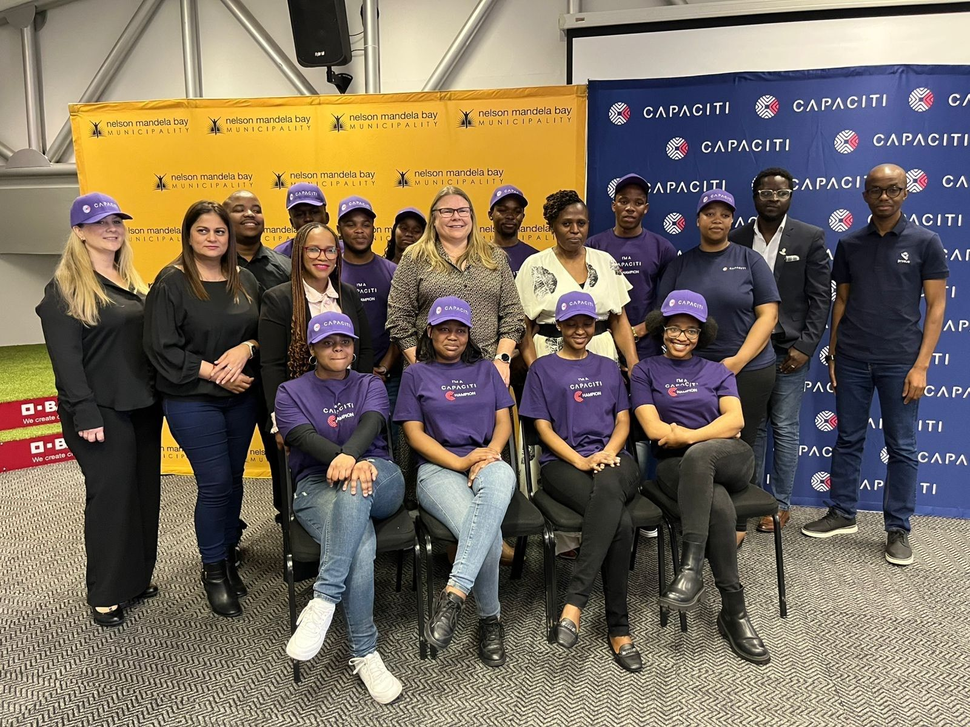
#> input picture cartoonifyProject/saved_images/cartoonified_20241108_121229.png, 970 x 727 px, shrunk from 1600 x 1200 before the run
$ python -i cartoonify.py   (imports and definitions only)
#> lines starting #> are read from the running program, lines starting #| are printed output that depends on the picture
#> further down, picture is the input picture: shape (727, 970, 3); mean B, G, R 94.6, 108.7, 120
import cv2
import numpy as np

def cartoonify_image(image):
    """
    Apply the cartoon effect to the given image.
    Steps:
    1. Apply bilateral filter for smoothing while preserving edges.
    2. Convert the image to grayscale.
    3. Detect edges using adaptive thresholding.
    4. Combine edges and smoothed image to create cartoon effect.
    """

    # Step 1: Apply Bilateral Filter is used to smooth the image while preserving the edges, which is a key characteristic of cartoon images.
    bilateral_filter = cv2.bilateralFilter(image, d=9, sigmaColor=300, sigmaSpace=300)
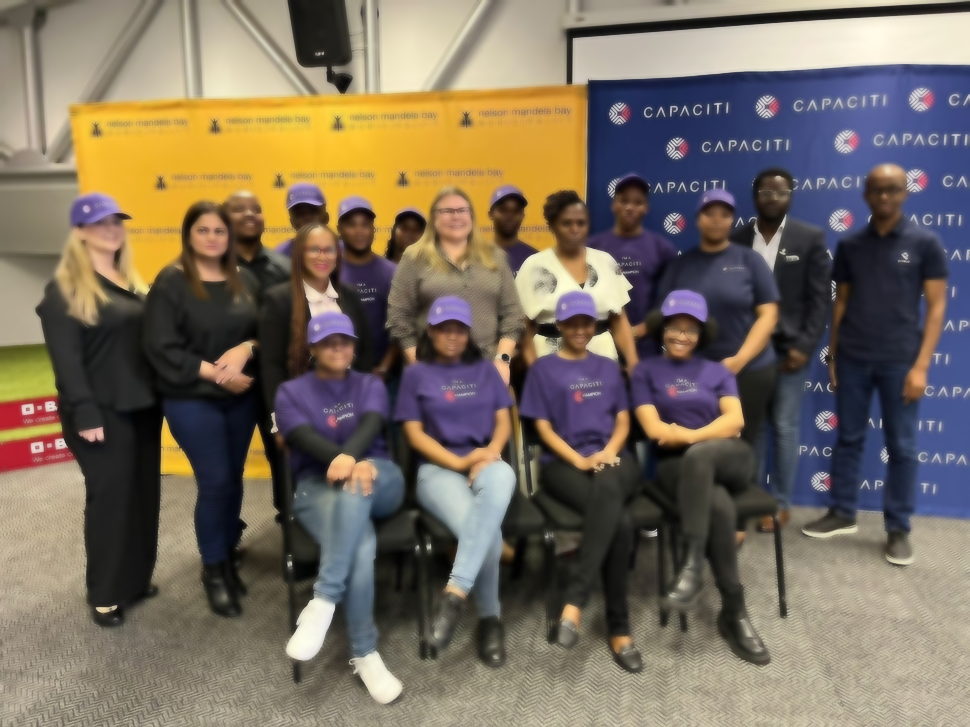
#> bilateral_filter: shape (727, 970, 3); mean B, G, R 94.5, 108.6, 119.9

    # Step 2: Convert to Grayscale
    gray_image = cv2.cvtColor(image, cv2.COLOR_BGR2GRAY)
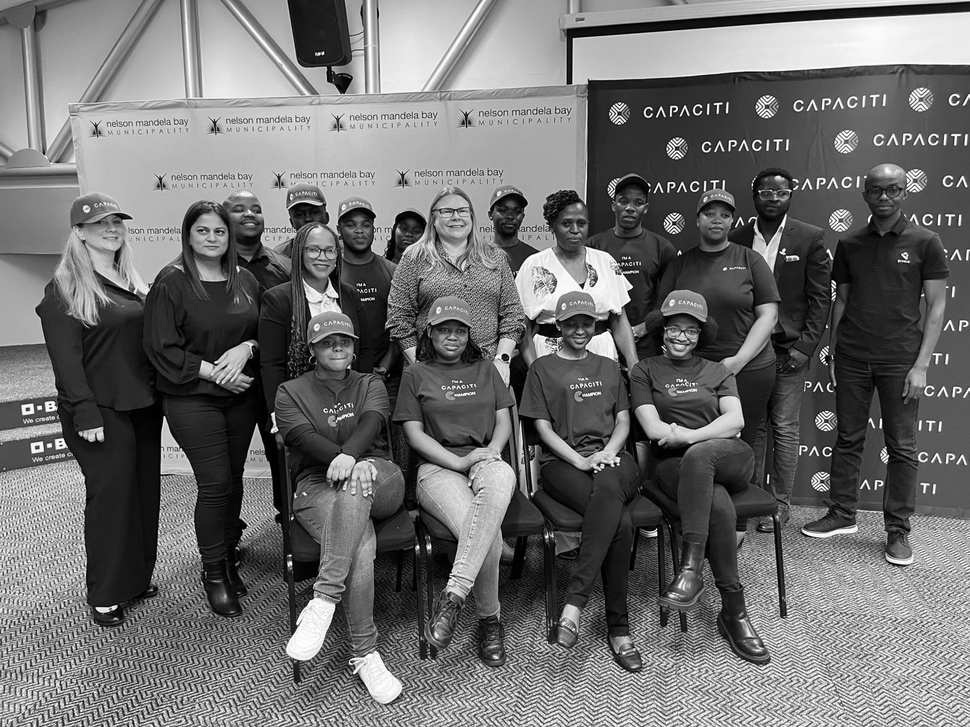
#> gray_image: shape (727, 970); min 0, max 255, mean 110.4

    # Step 3: Detect Edges using Adaptive Thresholding
    edges = cv2.adaptiveThreshold(gray_image, 255, cv2.ADAPTIVE_THRESH_MEAN_C, cv2.THRESH_BINARY, 9, 9)
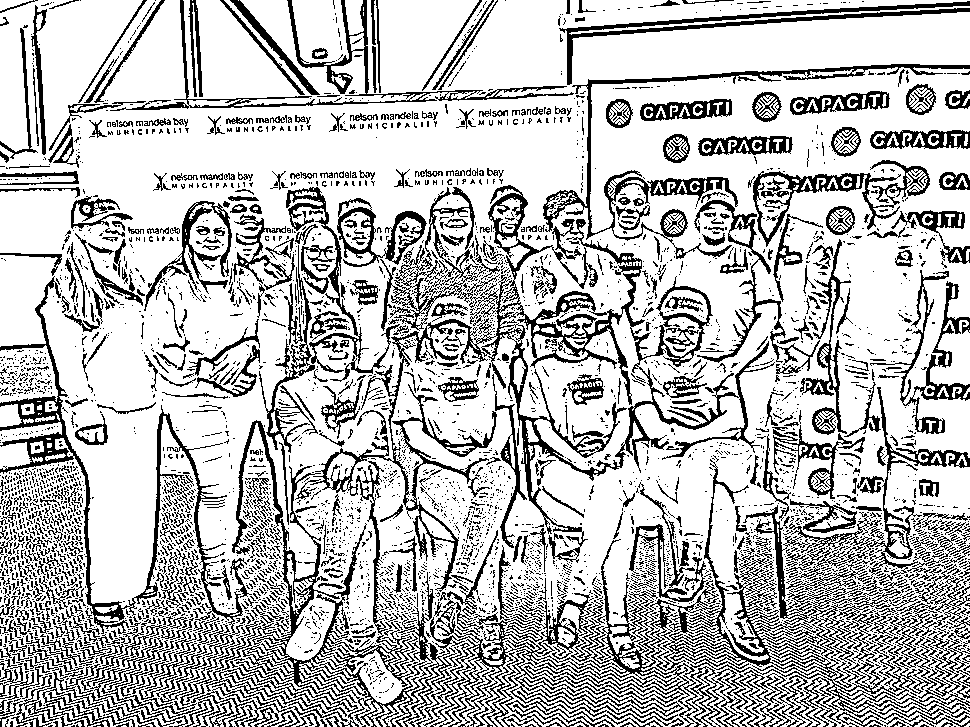
#> edges: shape (727, 970); 74.2% white; black in thin lines or dots

    # Step 4: Combine edges and filtered image
    cartoon_image = cv2.bitwise_and(bilateral_filter, bilateral_filter, mask=edges)
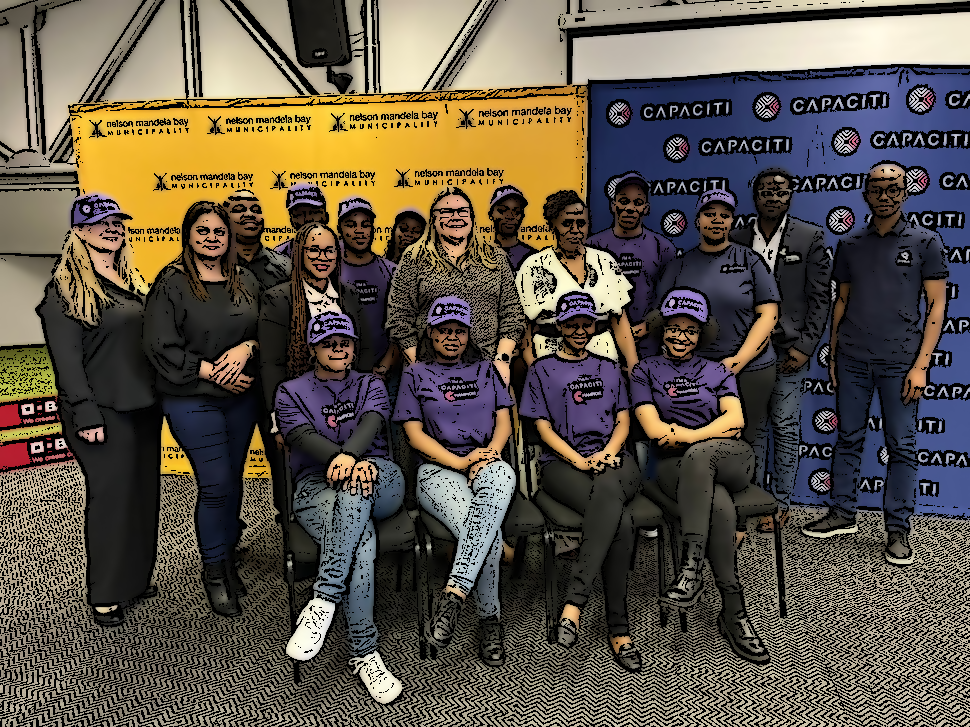
#> cartoon_image: shape (727, 970, 3); mean B, G, R 72.5, 84.4, 93.1

    return cartoon_image

>>> import cv2
>>> picture = cv2.imread('saved_images/cartoonified_20241108_121229.png')
>>> result = cartoonify_image(picture)
